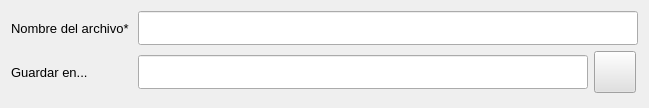
                       <widget class="QWidget" name="scrollAreaWidgetContents_7">
                        <property name="geometry">
                         <rect>
                          <x>0</x>
                          <y>0</y>
                          <width>647</width>
                          <height>108</height>
                         </rect>
                        </property>
                        <layout class="QVBoxLayout" name="verticalLayout_17">
                         <item>
                          <layout class="QGridLayout" name="gridLayout">
                           <property name="sizeConstraint">
                            <enum>QLayout::SetDefaultConstraint</enum>
                           </property>
                           <item row="1" column="0">
                            <widget class="QLabel" name="tituloLabel_18">
                             <property name="minimumSize">
                              <size>
                               <width>121</width>
                               <height>0</height>
                              </size>
                             </property>
                             <property name="font">
                              <font>
                               <pointsize>10</pointsize>
                              </font>
                             </property>
                             <property name="text">
                              <string>Guardar en...</string>
                             </property>
                            </widget>
                           </item>
                           <item row="1" column="1">
                            <widget class="QLineEdit" name="folderlineEdit">
                             <property name="minimumSize">
                              <size>
                               <width>450</width>
                               <height>34</height>
                              </size>
                             </property>
                             <property name="maximumSize">
                              <size>
                               <width>450</width>
                               <height>34</height>
                              </size>
                             </property>
                             <property name="font">
                              <font>
                               <pointsize>10</pointsize>
                              </font>
                             </property>
                             <property name="layoutDirection">
                              <enum>Qt::LeftToRight</enum>
                             </property>
                             <property name="text">
                              <string/>
                             </property>
                             <property name="placeholderText">
                              <string/>
                             </property>
                            </widget>
                           </item>
                           <item row="0" column="1" colspan="2">
                            <widget class="QLineEdit" name="nombrearchivolineEdit">
                             <property name="minimumSize">
                              <size>
                               <width>500</width>
                               <height>34</height>
                              </size>
                             </property>
                             <property name="maximumSize">
                              <size>
                               <width>500</width>
                               <height>34</height>
                              </size>
                             </property>
                             <property name="font">
                              <font>
                               <pointsize>10</pointsize>
                              </font>
                             </property>
                             <property name="layoutDirection">
                              <enum>Qt::LeftToRight</enum>
                             </property>
                             <property name="text">
                              <string/>
                             </property>
                             <property name="placeholderText">
                              <string/>
                             </property>
                            </widget>
                           </item>
                           <item row="1" column="2">
                            <widget class="QPushButton" name="browserDirButton">
                             <property name="minimumSize">
                              <size>
                               <width>42</width>
                               <height>42</height>
                              </size>
                             </property>
                             <property name="maximumSize">
                              <size>
                               <width>42</width>
                               <height>42</height>
                              </size>
                             </property>
                             <property name="cursor">
                              <cursorShape>PointingHandCursor</cursorShape>
                             </property>
                             <property name="styleSheet">
                              <string notr="true">background-color: rgb(225, 225, 225);</string>
                             </property>
                             <property name="text">
                              <string/>
                             </property>
                             <property name="icon">
                              <iconset>
                               <normaloff>imgs/icons/black-folder-shape-for-interface.svg</normaloff>imgs/icons/black-folder-shape-for-interface.svg</iconset>
                             </property>
                            </widget>
                           </item>
                           <item row="0" column="0">
                            <widget class="QLabel" name="tituloLabel_17">
                             <property name="minimumSize">
                              <size>
                               <width>121</width>
                               <height>0</height>
                              </size>
                             </property>
                             <property name="font">
                              <font>
                               <pointsize>10</pointsize>
                              </font>
                             </property>
                             <property name="text">
                              <string>Nombre del archivo*</string>
                             </property>
                            </widget>
                           </item>
                          </layout>
                         </item>
                         <item>
                          <spacer name="verticalSpacer_2">
                           <property name="orientation">
                            <enum>Qt::Vertical</enum>
                           </property>
                           <property name="sizeHint" stdset="0">
                            <size>
                             <width>20</width>
                             <height>40</height>
                            </size>
                           </property>
                          </spacer>
                         </item>
                        </layout>
                       </widget>
